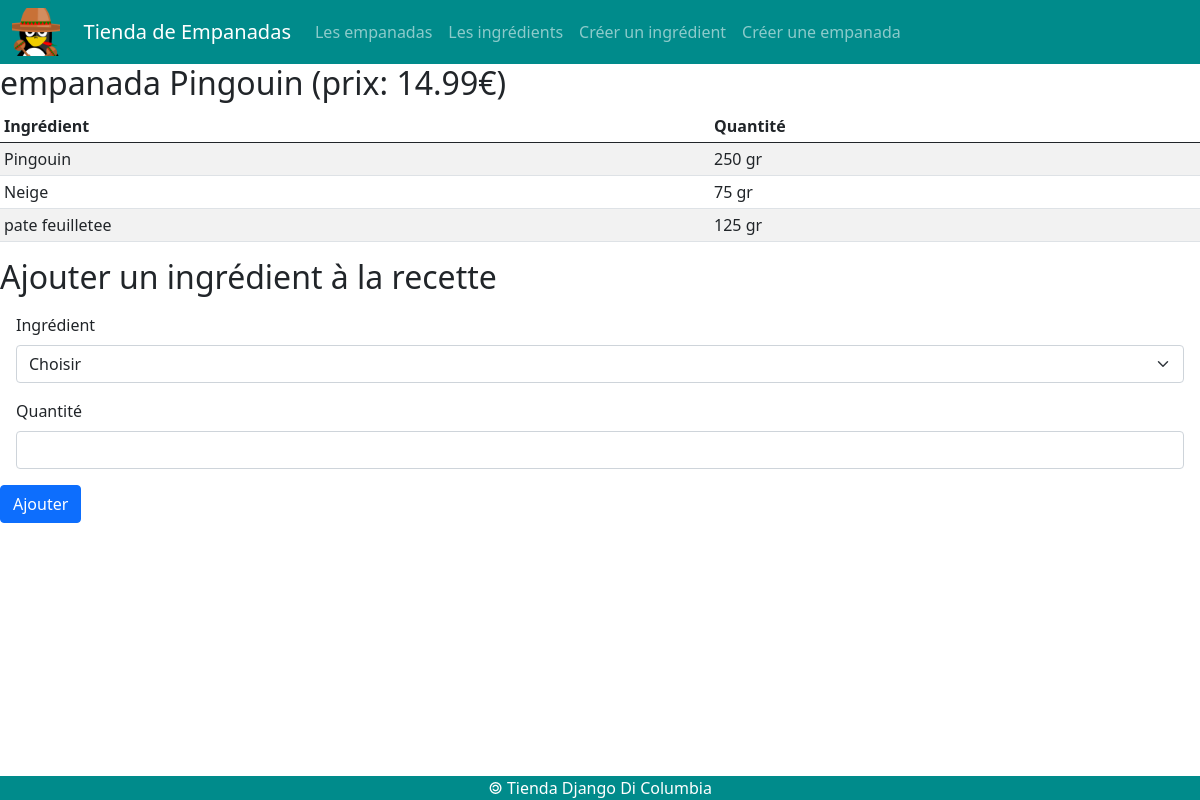
The app's page /empanada/8, older data.
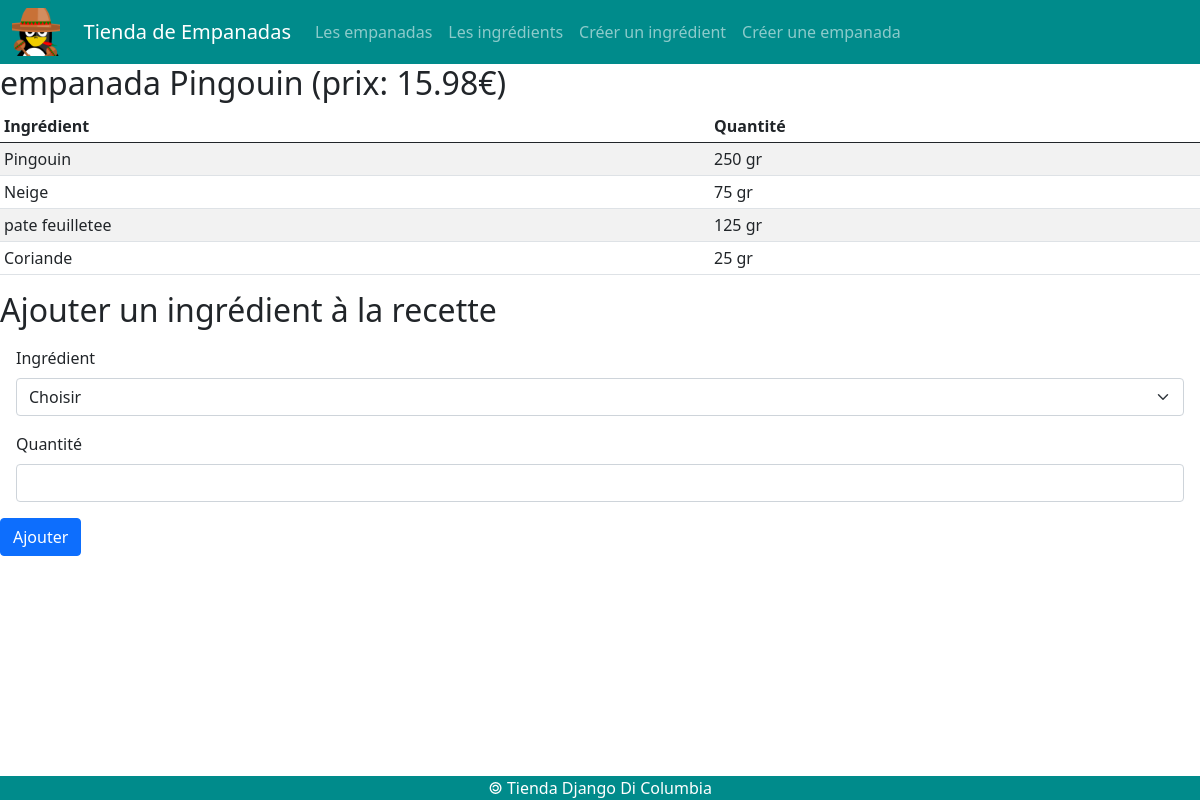
The same page, newer data.
### empanadas/models.py (models this page shows, shortened)
class Empanada(models.Model) :
    idEmpanada = models.AutoField(primary_key = True)
    nomEmpanada = models.CharField(max_length = 50)
    prix = models.DecimalField(max_digits = 6, decimal_places = 2)
    def __str__(self) :
        return 'empanada ' + self.nomEmpanada + ' (prix: ' + str(self.prix) + '€)'

class Ingredient(models.Model) :
    idIngredient = models.AutoField(primary_key = True)
    nomIngredient = models.CharField(max_length = 50)
    def __str__(self) :
        return self.nomIngredient

class Composition(models.Model) :
    class Meta :
        unique_together = ('ingredient', 'empanada')
    idComposition = models.AutoField(primary_key = True)
    ingredient = models.ForeignKey(Ingredient, on_delete = models.CASCADE)
    empanada = models.ForeignKey(Empanada, on_delete = models.CASCADE)
    quantite = models.CharField(max_length = 100)

### empanadas/views.py (the view)
# urls.py: path('empanada/<int:empanada_id>', views.empanada),
def empanada(request, empanada_id) :
    laEmpanada = Empanada.objects.get(idEmpanada = empanada_id)
    compos = Composition.objects.filter(empanada = empanada_id)
    ingrs = Ingredient.objects.all()
    recipe = {}
    for compo in compos :
        recipe[compo.ingredient] = compo.quantite
    print(recipe)
    return render(
        request,
        'empanadas/empanada.html',
        {'empanada' : laEmpanada,
         'recette' : recipe,
         'ingredients' : ingrs},
    )

### empanadas/templates/empanadas/empanada.html (shortened to what this page needs)
{% extends 'empanadas/base.html' %}
{% block main %}
<h2>{{empanada}}</h2>
<table class="table table-sm table-striped">
    <thead class="thead-dark">
        <tr>
            <th>Ingrédient</th>
            <th>Quantité</th>
        </tr>
    </thead>
    <tbody>
        {% for ingr, qt in recette.items %}
        <tr>
            <td>{{ingr.nomIngredient}}</td>
            <td>{{qt}} gr</td>
        </tr>
        {% endfor %}
    </tbody>
</table>
<h2>Ajouter un ingrédient à la recette</h2>
<form action="/empanada/{{empanada.idEmpanada}}/addIngredient" method="POST">
    <div class="m-3">
        <label for="id_ingredient" class="form-label">
            Ingrédient
        </label>
        <select id="id_ingredient" name="ingredient" class="form-select" required>
            <option selected disabled>Choisir</option>
        </select>
    </div>
    <div class="m-3">
        <label for="id_quantite" class="form-label">
            Quantité
        </label>
        <input id="id_quantite" name="quantite" type="text" maxlength="100" required class="form-control"/>
    </div>
    <button type="submit" class="btn btn-primary">Ajouter</button>
</form>
{% endblock %}

Row changes from the older to the newer data that the page shows:
changed Empanada: nomEmpanada+prix "empanada Pingouin (prix: 14.99€)" → "empanada Pingouin (prix: 15.98€)"
now on this page (row unchanged): Ingredient: nomIngredient "Coriande", quantite "25"
